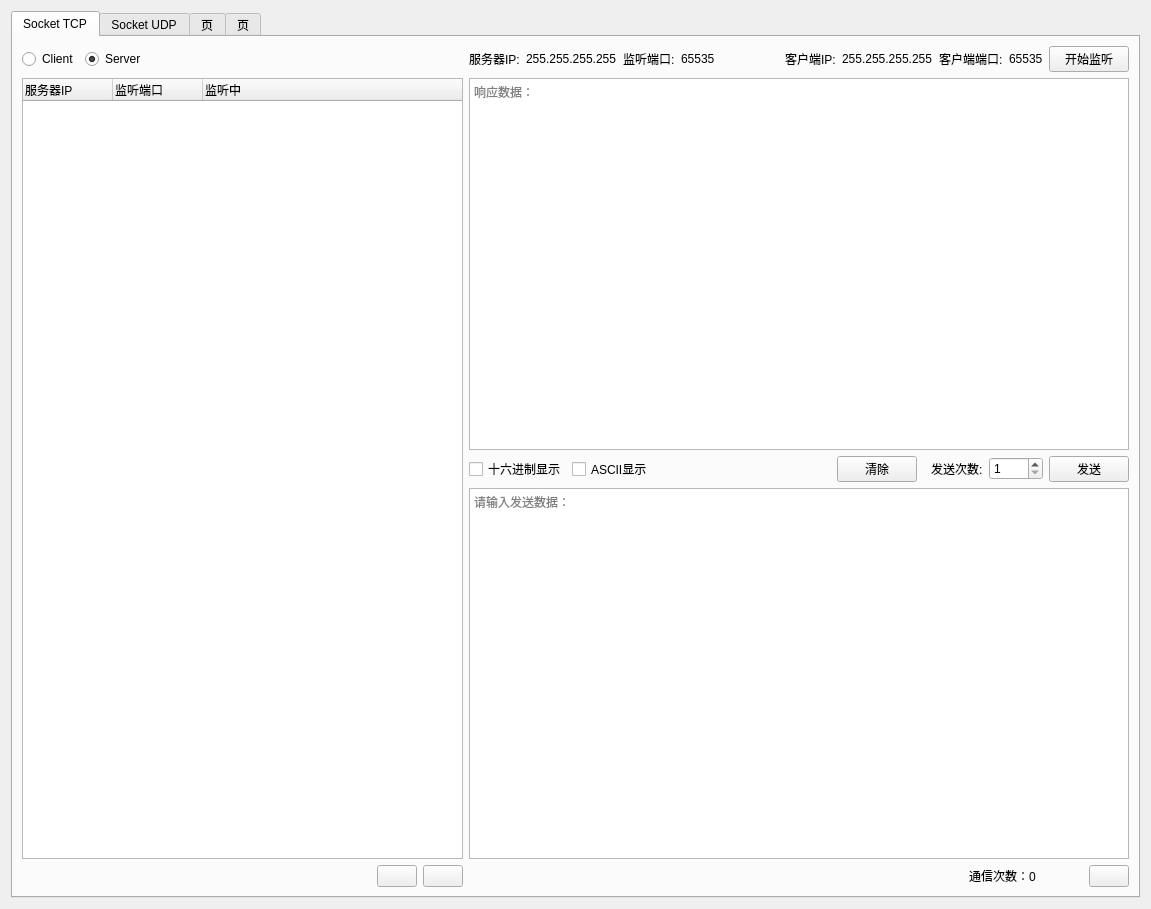
<?xml version="1.0" encoding="UTF-8"?>
<ui version="4.0">
 <class>communication</class>
 <widget class="QWidget" name="communication">
  <property name="geometry">
   <rect>
    <x>0</x>
    <y>0</y>
    <width>1151</width>
    <height>909</height>
   </rect>
  </property>
  <property name="windowTitle">
   <string>Form</string>
  </property>
  <layout class="QHBoxLayout" name="horizontalLayout">
   <item>
    <widget class="QTabWidget" name="tabWidget">
     <property name="tabShape">
      <enum>QTabWidget::Rounded</enum>
     </property>
     <property name="currentIndex">
      <number>0</number>
     </property>
     <widget class="QWidget" name="tab">
      <attribute name="title">
       <string>Socket TCP</string>
      </attribute>
      <layout class="QVBoxLayout" name="verticalLayout">
       <item>
        <layout class="QGridLayout" name="gridLayout" columnstretch="2,2,3,3,3">
         <property name="horizontalSpacing">
          <number>-1</number>
         </property>
         <item row="3" column="2" colspan="3">
          <widget class="QTextEdit" name="sendTextEdit">
           <property name="readOnly">
            <bool>false</bool>
           </property>
           <property name="placeholderText">
            <string>请输入发送数据：</string>
           </property>
          </widget>
         </item>
         <item row="4" column="3">
          <widget class="QLabel" name="label_9">
           <property name="sizePolicy">
            <sizepolicy hsizetype="Fixed" vsizetype="Preferred">
             <horstretch>0</horstretch>
             <verstretch>0</verstretch>
            </sizepolicy>
           </property>
           <property name="text">
            <string>通信次数：0              </string>
           </property>
          </widget>
         </item>
         <item row="4" column="4">
          <widget class="QPushButton" name="settingBtn">
           <property name="sizePolicy">
            <sizepolicy hsizetype="Fixed" vsizetype="Fixed">
             <horstretch>0</horstretch>
             <verstretch>0</verstretch>
            </sizepolicy>
           </property>
           <property name="text">
            <string/>
           </property>
           <property name="icon">
            <iconset>
             <normaloff>images/cog.png</normaloff>images/cog.png</iconset>
           </property>
          </widget>
         </item>
         <item row="2" column="2" colspan="3">
          <layout class="QHBoxLayout" name="horizontalLayout_3">
           <property name="leftMargin">
            <number>0</number>
           </property>
           <property name="topMargin">
            <number>0</number>
           </property>
           <item>
            <widget class="QCheckBox" name="hexBtn">
             <property name="toolTip">
              <string>可多选</string>
             </property>
             <property name="text">
              <string>十六进制显示</string>
             </property>
             <attribute name="buttonGroup">
              <string notr="true">DataTypeGroup</string>
             </attribute>
            </widget>
           </item>
           <item>
            <widget class="QCheckBox" name="ascBtn">
             <property name="toolTip">
              <string>可多选</string>
             </property>
             <property name="text">
              <string>ASCII显示</string>
             </property>
             <attribute name="buttonGroup">
              <string notr="true">DataTypeGroup</string>
             </attribute>
            </widget>
           </item>
           <item>
            <spacer name="horizontalSpacer">
             <property name="orientation">
              <enum>Qt::Horizontal</enum>
             </property>
             <property name="sizeType">
              <enum>QSizePolicy::Fixed</enum>
             </property>
             <property name="sizeHint" stdset="0">
              <size>
               <width>178</width>
               <height>20</height>
              </size>
             </property>
            </spacer>
           </item>
           <item>
            <widget class="QPushButton" name="clearBtn">
             <property name="sizePolicy">
              <sizepolicy hsizetype="Minimum" vsizetype="Fixed">
               <horstretch>0</horstretch>
               <verstretch>0</verstretch>
              </sizepolicy>
             </property>
             <property name="toolTip">
              <string>清空响应数据</string>
             </property>
             <property name="text">
              <string>清除</string>
             </property>
            </widget>
           </item>
           <item>
            <spacer name="horizontalSpacer_7">
             <property name="orientation">
              <enum>Qt::Horizontal</enum>
             </property>
             <property name="sizeType">
              <enum>QSizePolicy::Fixed</enum>
             </property>
             <property name="sizeHint" stdset="0">
              <size>
               <width>8</width>
               <height>20</height>
              </size>
             </property>
            </spacer>
           </item>
           <item>
            <widget class="QLabel" name="label_10">
             <property name="text">
              <string>发送次数:</string>
             </property>
            </widget>
           </item>
           <item>
            <widget class="QSpinBox" name="frequenceSB">
             <property name="toolTip">
              <string>范围:1-9999</string>
             </property>
             <property name="minimum">
              <number>1</number>
             </property>
             <property name="maximum">
              <number>9999</number>
             </property>
            </widget>
           </item>
           <item>
            <widget class="QPushButton" name="sendBtn">
             <property name="text">
              <string>发送</string>
             </property>
            </widget>
           </item>
          </layout>
         </item>
         <item row="0" column="0" colspan="2">
          <layout class="QHBoxLayout" name="horizontalLayout_2" stretch="0,0">
           <property name="spacing">
            <number>-1</number>
           </property>
           <property name="sizeConstraint">
            <enum>QLayout::SetDefaultConstraint</enum>
           </property>
           <property name="topMargin">
            <number>0</number>
           </property>
           <item>
            <widget class="QRadioButton" name="clientBtn">
             <property name="sizePolicy">
              <sizepolicy hsizetype="Fixed" vsizetype="Fixed">
               <horstretch>0</horstretch>
               <verstretch>0</verstretch>
              </sizepolicy>
             </property>
             <property name="layoutDirection">
              <enum>Qt::LeftToRight</enum>
             </property>
             <property name="text">
              <string>Client</string>
             </property>
             <property name="checked">
              <bool>false</bool>
             </property>
             <attribute name="buttonGroup">
              <string notr="true">CSGroup</string>
             </attribute>
            </widget>
           </item>
           <item>
            <widget class="QRadioButton" name="serverBtn">
             <property name="sizePolicy">
              <sizepolicy hsizetype="Minimum" vsizetype="Fixed">
               <horstretch>0</horstretch>
               <verstretch>0</verstretch>
              </sizepolicy>
             </property>
             <property name="text">
              <string>Server</string>
             </property>
             <property name="checked">
              <bool>true</bool>
             </property>
             <attribute name="buttonGroup">
              <string notr="true">CSGroup</string>
             </attribute>
            </widget>
           </item>
          </layout>
         </item>
         <item row="4" column="1">
          <layout class="QHBoxLayout" name="horizontalLayout_5" stretch="0,0,0">
           <property name="spacing">
            <number>-1</number>
           </property>
           <item>
            <spacer name="horizontalSpacer_4">
             <property name="orientation">
              <enum>Qt::Horizontal</enum>
             </property>
             <property name="sizeHint" stdset="0">
              <size>
               <width>40</width>
               <height>20</height>
              </size>
             </property>
            </spacer>
           </item>
           <item>
            <widget class="QPushButton" name="minusBtn">
             <property name="sizePolicy">
              <sizepolicy hsizetype="Fixed" vsizetype="Fixed">
               <horstretch>0</horstretch>
               <verstretch>0</verstretch>
              </sizepolicy>
             </property>
             <property name="toolTip">
              <string>删除客户端/服务器</string>
             </property>
             <property name="layoutDirection">
              <enum>Qt::LeftToRight</enum>
             </property>
             <property name="text">
              <string/>
             </property>
             <property name="icon">
              <iconset>
               <normaloff>images/minus.png</normaloff>images/minus.png</iconset>
             </property>
            </widget>
           </item>
           <item>
            <widget class="QPushButton" name="plusBtn">
             <property name="sizePolicy">
              <sizepolicy hsizetype="Fixed" vsizetype="Fixed">
               <horstretch>0</horstretch>
               <verstretch>0</verstretch>
              </sizepolicy>
             </property>
             <property name="baseSize">
              <size>
               <width>0</width>
               <height>0</height>
              </size>
             </property>
             <property name="toolTip">
              <string>增加客户端/服务器</string>
             </property>
             <property name="layoutDirection">
              <enum>Qt::LeftToRight</enum>
             </property>
             <property name="text">
              <string/>
             </property>
             <property name="icon">
              <iconset>
               <normaloff>images/plus.png</normaloff>images/plus.png</iconset>
             </property>
             <property name="iconSize">
              <size>
               <width>16</width>
               <height>16</height>
              </size>
             </property>
            </widget>
           </item>
          </layout>
         </item>
         <item row="1" column="0" rowspan="3" colspan="2">
          <widget class="QTreeWidget" name="CSTree">
           <property name="selectionMode">
            <enum>QAbstractItemView::SingleSelection</enum>
           </property>
           <property name="selectionBehavior">
            <enum>QAbstractItemView::SelectRows</enum>
           </property>
           <property name="columnCount">
            <number>3</number>
           </property>
           <attribute name="headerCascadingSectionResizes">
            <bool>false</bool>
           </attribute>
           <attribute name="headerDefaultSectionSize">
            <number>90</number>
           </attribute>
           <attribute name="headerHighlightSections">
            <bool>false</bool>
           </attribute>
           <attribute name="headerStretchLastSection">
            <bool>true</bool>
           </attribute>
           <column>
            <property name="text">
             <string>服务器IP</string>
            </property>
           </column>
           <column>
            <property name="text">
             <string>监听端口</string>
            </property>
           </column>
           <column>
            <property name="text">
             <string>监听中</string>
            </property>
           </column>
          </widget>
         </item>
         <item row="0" column="2" colspan="3">
          <layout class="QHBoxLayout" name="horizontalLayout_4">
           <item>
            <widget class="QLabel" name="serverIPLab">
             <property name="sizePolicy">
              <sizepolicy hsizetype="Fixed" vsizetype="Preferred">
               <horstretch>0</horstretch>
               <verstretch>0</verstretch>
              </sizepolicy>
             </property>
             <property name="text">
              <string>服务器IP:</string>
             </property>
            </widget>
           </item>
           <item>
            <widget class="QLabel" name="serverIPLab2">
             <property name="text">
              <string>255.255.255.255</string>
             </property>
             <property name="margin">
              <number>0</number>
             </property>
             <property name="indent">
              <number>0</number>
             </property>
            </widget>
           </item>
           <item>
            <widget class="QLabel" name="serverPortLab">
             <property name="sizePolicy">
              <sizepolicy hsizetype="Fixed" vsizetype="Preferred">
               <horstretch>0</horstretch>
               <verstretch>0</verstretch>
              </sizepolicy>
             </property>
             <property name="text">
              <string>监听端口:</string>
             </property>
            </widget>
           </item>
           <item>
            <widget class="QLabel" name="serverPortLab2">
             <property name="text">
              <string>65535</string>
             </property>
            </widget>
           </item>
           <item>
            <spacer name="horizontalSpacer_3">
             <property name="orientation">
              <enum>Qt::Horizontal</enum>
             </property>
             <property name="sizeType">
              <enum>QSizePolicy::Expanding</enum>
             </property>
             <property name="sizeHint" stdset="0">
              <size>
               <width>20</width>
               <height>20</height>
              </size>
             </property>
            </spacer>
           </item>
           <item>
            <widget class="QLabel" name="clientIPLab">
             <property name="sizePolicy">
              <sizepolicy hsizetype="Fixed" vsizetype="Preferred">
               <horstretch>0</horstretch>
               <verstretch>0</verstretch>
              </sizepolicy>
             </property>
             <property name="text">
              <string>客户端IP:</string>
             </property>
             <property name="indent">
              <number>16</number>
             </property>
            </widget>
           </item>
           <item>
            <widget class="QLabel" name="clientIPLab2">
             <property name="text">
              <string>255.255.255.255</string>
             </property>
            </widget>
           </item>
           <item>
            <widget class="QLabel" name="clientPortLab">
             <property name="sizePolicy">
              <sizepolicy hsizetype="Fixed" vsizetype="Preferred">
               <horstretch>0</horstretch>
               <verstretch>0</verstretch>
              </sizepolicy>
             </property>
             <property name="text">
              <string>客户端端口:</string>
             </property>
            </widget>
           </item>
           <item>
            <widget class="QLabel" name="clientPortLab2">
             <property name="text">
              <string>65535</string>
             </property>
            </widget>
           </item>
           <item>
            <widget class="QPushButton" name="connectBtn">
             <property name="sizePolicy">
              <sizepolicy hsizetype="Fixed" vsizetype="Fixed">
               <horstretch>0</horstretch>
               <verstretch>0</verstretch>
              </sizepolicy>
             </property>
             <property name="text">
              <string>开始监听</string>
             </property>
             <property name="checkable">
              <bool>true</bool>
             </property>
            </widget>
           </item>
          </layout>
         </item>
         <item row="4" column="2">
          <spacer name="horizontalSpacer_2">
           <property name="orientation">
            <enum>Qt::Horizontal</enum>
           </property>
           <property name="sizeHint" stdset="0">
            <size>
             <width>168</width>
             <height>20</height>
            </size>
           </property>
          </spacer>
         </item>
         <item row="4" column="0">
          <spacer name="horizontalSpacer_6">
           <property name="orientation">
            <enum>Qt::Horizontal</enum>
           </property>
           <property name="sizeType">
            <enum>QSizePolicy::Fixed</enum>
           </property>
           <property name="sizeHint" stdset="0">
            <size>
             <width>103</width>
             <height>20</height>
            </size>
           </property>
          </spacer>
         </item>
         <item row="1" column="2" colspan="3">
          <widget class="QTextEdit" name="recvTextEdit">
           <property name="placeholderText">
            <string>响应数据：</string>
           </property>
          </widget>
         </item>
        </layout>
       </item>
      </layout>
     </widget>
     <widget class="QWidget" name="tab_2">
      <attribute name="title">
       <string>Socket UDP</string>
      </attribute>
     </widget>
     <widget class="QWidget" name="tab_3">
      <attribute name="title">
       <string>页</string>
      </attribute>
     </widget>
     <widget class="QWidget" name="tab_4">
      <attribute name="title">
       <string>页</string>
      </attribute>
     </widget>
    </widget>
   </item>
  </layout>
 </widget>
 <resources/>
 <connections/>
 <buttongroups>
  <buttongroup name="CSGroup"/>
  <buttongroup name="DataTypeGroup">
   <property name="exclusive">
    <bool>false</bool>
   </property>
  </buttongroup>
 </buttongroups>
</ui>
